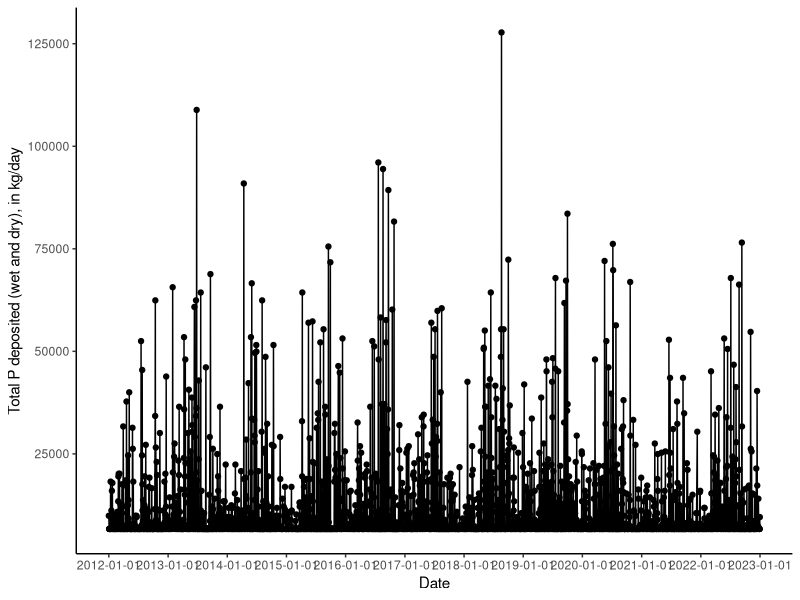
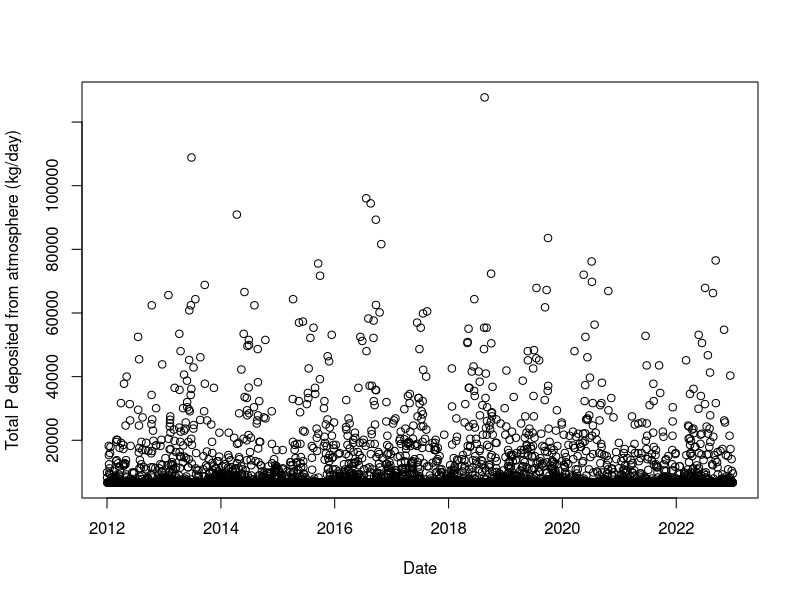

Source code (R) for these figures, in order: (Note: this script raises an error after producing the figures.)
## ---- chunk 1
library(ggplot2) #needed for plots
library(dplyr) #needed for reshaping/reformaing data
library(lubridate) #needed for date functions
library(zoo) #needed to interpolate data
library(xts) #needed to convert data frame to time series
## ---- chunk 2
precip<- read.csv(file="Original_data/NOAA_Weather_Mendota_2012to2022.csv")
precip<- precip %>%
  mutate(sampledate=as.Date(sampledate, format="%m/%d/%Y", #reformat as date
                            origin="1899-12-30"))
precip<- precip %>%
  filter(!Precipitation_in=="T") %>% #remove flagged data ("T")
  mutate(Precipitation_in=as.numeric(Precipitation_in)) %>% #convert to numeric
  filter(!is.na(Precipitation_in)) #remove NAs
## ---- chunk 3
km2_m2= 1000000/1 #conversion factor from km^2 to m^2
A_lake_m2 = 39.40*km2_m2 #surface area of lake in m^2 
mg_kg = 1/1000 #conversion factor from mg to kg

in_m = 1/39.3701 #conversion factor from in to m (1 m = 39.701 inches)
m3_L = 1000/1 #conversion factor from m^3 to L (1000 L = 1 m^3)

P_atm_dry = 0.17 #mg P/m2-day rate of P dry deposition during summer (Soranno et al 1997)
P_atm_wet = 0.032 #mg/L rate of P wet deposition

precip <- precip %>%
  mutate(dryP_atm_kgday = ((P_atm_dry*A_lake_m2)*mg_kg), #calculate dry P deposited
         wetP_atm_kgday = ((P_atm_wet*((Precipitation_in*in_m*A_lake_m2)*m3_L))*mg_kg), 
         #calculate wet P deposited
         totP_atm_kgday = (dryP_atm_kgday+wetP_atm_kgday) #calculate total P atm
# deposited every day
        ) 
## ---- chunk 4
precip_sum <- precip %>%
  mutate(daynum=format(sampledate, format = "%j"))
precip_avg <-precip_sum %>%
  filter(daynum >=195 & daynum <= 255)
## ---- chunk 5
ggplot(data=precip, #need to subset data because of big gap between 2000 and 2008
       aes(x=sampledate, y=totP_atm_kgday)) +
  geom_point() +
  geom_line() + 
  theme_classic() +
  labs(x="Date", y="Total P deposited (wet and dry), in kg/day") +
  scale_x_date(date_breaks="1 year") 
## ---- chunk 6
date_range<- seq( #creates a vector of sequence data
  min(precip$sampledate), #starting at the first sample date
  max(precip$sampledate), #ending at the last sample date
  by="1 day") #observations every 14 days (bimonthly) 
interpolated<- approx( #creates a vector of data that linearly interpolates 
  precip$sampledate, #across date
  precip$totP_atm_kgday, #the predicted values of Hypo P: Epi P ratio
  xout=date_range) #for every 1 day
totP_atm_interp <- data.frame( #creates a new data frame that has 
  SampleDate = as.Date(interpolated$x), #measurements every 14 days
                             totP_atm_kgday=interpolated$y) #predicted hypo: epi P ratio
plot(totP_atm_interp,
     xlab="Date",
     ylab="Total P deposited from atmosphere (kg/day)") #plots the new time series
## ---- chunk 7
write.csv(totP_atm_interp, file="Cleaned_data/Mendota_P_atm.csv")
